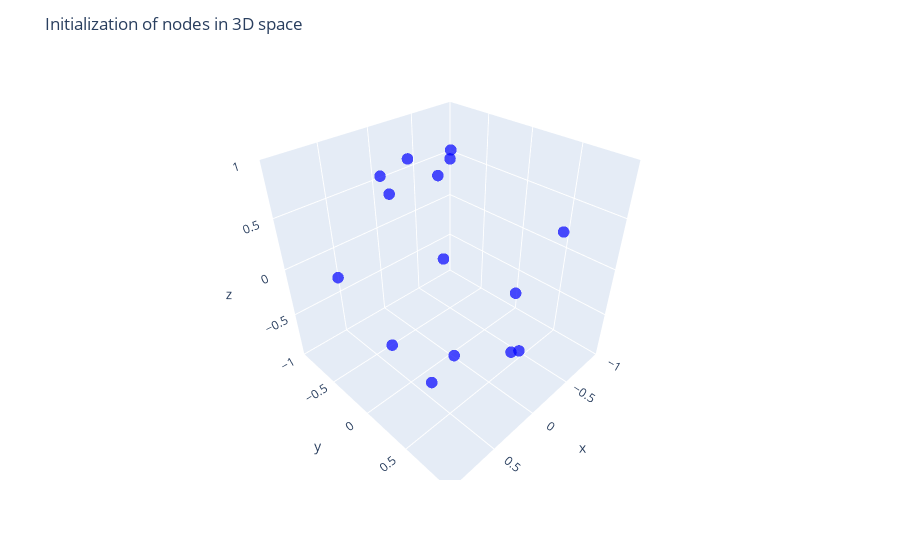

The notebook cell this image was saved under:
### Markdown cell above
# Latent space

### Code cell
n = len(G.nodes)

inclination_angles = np.pi*np.random.rand(n)
azimutal_angles = 2*np.pi*np.random.rand(n)

x = np.sin(inclination_angles) * np.cos(azimutal_angles)
y = np.sin(inclination_angles) * np.sin(azimutal_angles)
z = np.cos(inclination_angles)
Z_init_r = np.stack((x, y, z), axis=1)


df = pd.DataFrame(Z_init_r, columns=['x', 'y', 'z'])
df['node'] = df.index 
df['inclination_angle'] = inclination_angles
df['azimutal_angle'] = azimutal_angles

# Graficar
fig = px.scatter_3d(
    df,
    x='x',
    y='y',
    z='z',
    color_discrete_sequence=["blue"],  # mismo color para todos
    opacity=0.7,
    hover_data={
        'node': True,
        'inclination_angle': ':.2f',    # mostrar ángulos con dos decimales
        'azimutal_angle': ':.2f',
        'x': ':.2f',
        'y': ':.2f',
        'z': ':.2f'
    }
)

fig.update_traces(marker=dict(size=4))
fig.update_layout(
    scene=dict(
        xaxis=dict(range=[-1, 1]),
        yaxis=dict(range=[-1, 1]),
        zaxis=dict(range=[-1, 1]),
        aspectmode='cube'
    ),
    title="Initialization of nodes in 3D space",
)

fig.show()

### Figure 1 — Plotly figure (JSON) as saved in the notebook; plotly's stock layout.template omitted (floating-point values rounded to 4 significant figures)
{"data": [{"customdata": [[0, 1.221, 4.58], [1, 0.8525, 4.846], [2, 2.604, 0.4652], [3, 1.121, 2.252], [4, 0.8826, 0.728], [5, 1.705, 5.423], [6, 0.4427, 3.916], [7, 2.52, 2.079], [8, 0.2342, 0.3993], [9, 3.1, 1.954], [10, 2.426, 2.043], [11, 0.6243, 4.584], [12, 0.01735, 4.006], [13, 2.562, 5.575], [14, 2.221, 2.967]], "hovertemplate": "x=%{x:.2f}<br>y=%{y:.2f}<br>z=%{z:.2f}<br>node=%{customdata[0]}<br>inclination_angle=%{customdata[1]:.2f}<br>azimutal_angle=%{customdata[2]:.2f}<extra></extra>", "legendgroup": "", "marker": {"color": "blue", "opacity": 0.7, "size": 4, "symbol": "circle"}, "mode": "markers", "name": "", "scene": "scene", "showlegend": false, "type": "scatter3d", "x": [-0.1236, 0.1003, 0.458, -0.5672, 0.5766, 0.6465, -0.3061, -0.2833, 0.2138, -0.0154, -0.2985, -0.07469, -0.01126, 0.4159, -0.7841], "y": [-0.9313, -0.7462, 0.2299, 0.6993, 0.5139, -0.7511, -0.2997, 0.5086, 0.09023, 0.0382, 0.5842, -0.5797, -0.0132, -0.3565, 0.1383], "z": [0.3426, 0.6581, -0.8587, 0.435, 0.6352, -0.1337, 0.9036, -0.8131, 0.9727, -0.9992, -0.7548, 0.8114, 0.9998, -0.8366, -0.6051]}], "layout": {"legend": {"tracegroupgap": 0}, "margin": {"t": 60}, "scene": {"aspectmode": "cube", "domain": {"x": [0, 1], "y": [0, 1]}, "xaxis": {"range": [-1, 1], "title": {"text": "x"}}, "yaxis": {"range": [-1, 1], "title": {"text": "y"}}, "zaxis": {"range": [-1, 1], "title": {"text": "z"}}}, "title": {"text": "Initialization of nodes in 3D space"}}}
